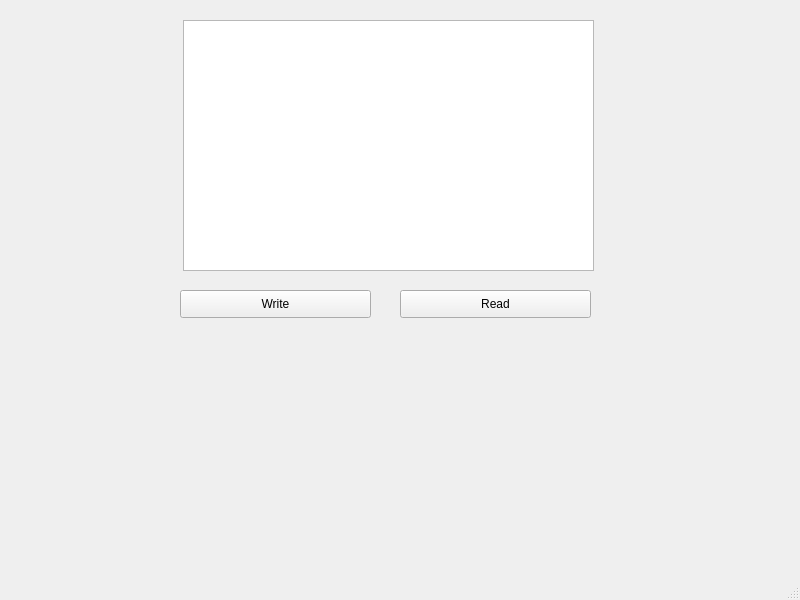
<?xml version="1.0" encoding="UTF-8"?>
<ui version="4.0">
 <class>MainWindow</class>
 <widget class="QMainWindow" name="MainWindow">
  <property name="geometry">
   <rect>
    <x>0</x>
    <y>0</y>
    <width>800</width>
    <height>600</height>
   </rect>
  </property>
  <property name="windowTitle">
   <string>MainWindow</string>
  </property>
  <widget class="QWidget" name="centralwidget">
   <widget class="QTextEdit" name="textEdit">
    <property name="geometry">
     <rect>
      <x>183</x>
      <y>20</y>
      <width>411</width>
      <height>251</height>
     </rect>
    </property>
   </widget>
   <widget class="QPushButton" name="pushButton">
    <property name="geometry">
     <rect>
      <x>180</x>
      <y>290</y>
      <width>191</width>
      <height>28</height>
     </rect>
    </property>
    <property name="text">
     <string>Write</string>
    </property>
   </widget>
   <widget class="QPushButton" name="pushButton_2">
    <property name="geometry">
     <rect>
      <x>400</x>
      <y>290</y>
      <width>191</width>
      <height>28</height>
     </rect>
    </property>
    <property name="text">
     <string>Read</string>
    </property>
   </widget>
  </widget>
  <widget class="QMenuBar" name="menubar">
   <property name="geometry">
    <rect>
     <x>0</x>
     <y>0</y>
     <width>800</width>
     <height>26</height>
    </rect>
   </property>
  </widget>
  <widget class="QStatusBar" name="statusbar"/>
 </widget>
 <resources/>
 <connections/>
</ui>
